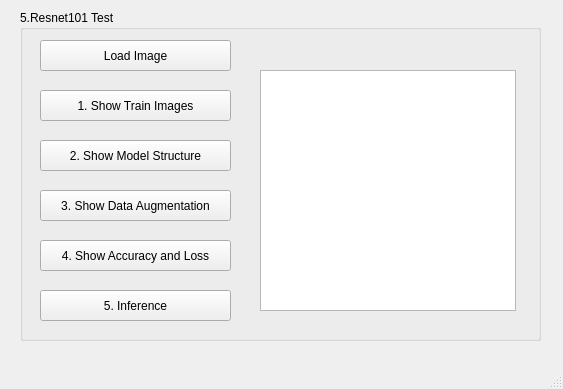
<?xml version="1.0" encoding="UTF-8"?>
<ui version="4.0">
 <class>MainWindow</class>
 <widget class="QMainWindow" name="MainWindow">
  <property name="geometry">
   <rect>
    <x>0</x>
    <y>0</y>
    <width>563</width>
    <height>389</height>
   </rect>
  </property>
  <property name="windowTitle">
   <string>MainWindow</string>
  </property>
  <widget class="QWidget" name="centralwidget">
   <widget class="QGroupBox" name="groupBox">
    <property name="geometry">
     <rect>
      <x>20</x>
      <y>10</y>
      <width>521</width>
      <height>331</height>
     </rect>
    </property>
    <property name="title">
     <string>5.Resnet101 Test</string>
    </property>
    <widget class="QPushButton" name="load">
     <property name="geometry">
      <rect>
       <x>20</x>
       <y>30</y>
       <width>191</width>
       <height>31</height>
      </rect>
     </property>
     <property name="text">
      <string>Load Image</string>
     </property>
    </widget>
    <widget class="QPushButton" name="showTrain">
     <property name="geometry">
      <rect>
       <x>20</x>
       <y>80</y>
       <width>191</width>
       <height>31</height>
      </rect>
     </property>
     <property name="text">
      <string>1. Show Train Images</string>
     </property>
    </widget>
    <widget class="QPushButton" name="showModel">
     <property name="geometry">
      <rect>
       <x>20</x>
       <y>130</y>
       <width>191</width>
       <height>31</height>
      </rect>
     </property>
     <property name="text">
      <string>2. Show Model Structure</string>
     </property>
    </widget>
    <widget class="QPushButton" name="showData">
     <property name="geometry">
      <rect>
       <x>20</x>
       <y>180</y>
       <width>191</width>
       <height>31</height>
      </rect>
     </property>
     <property name="text">
      <string>3. Show Data Augmentation</string>
     </property>
    </widget>
    <widget class="QPushButton" name="showAccuracy">
     <property name="geometry">
      <rect>
       <x>20</x>
       <y>230</y>
       <width>191</width>
       <height>31</height>
      </rect>
     </property>
     <property name="text">
      <string>4. Show Accuracy and Loss</string>
     </property>
    </widget>
    <widget class="QPushButton" name="inference">
     <property name="geometry">
      <rect>
       <x>20</x>
       <y>280</y>
       <width>191</width>
       <height>31</height>
      </rect>
     </property>
     <property name="text">
      <string>5. Inference</string>
     </property>
    </widget>
    <widget class="QGraphicsView" name="show">
     <property name="geometry">
      <rect>
       <x>240</x>
       <y>60</y>
       <width>256</width>
       <height>241</height>
      </rect>
     </property>
    </widget>
    <widget class="QLabel" name="label">
     <property name="geometry">
      <rect>
       <x>240</x>
       <y>10</y>
       <width>251</width>
       <height>31</height>
      </rect>
     </property>
     <property name="font">
      <font>
       <family>Microsoft YaHei</family>
       <pointsize>10</pointsize>
       <weight>50</weight>
       <bold>false</bold>
      </font>
     </property>
     <property name="text">
      <string/>
     </property>
    </widget>
   </widget>
  </widget>
  <widget class="QMenuBar" name="menubar">
   <property name="geometry">
    <rect>
     <x>0</x>
     <y>0</y>
     <width>563</width>
     <height>21</height>
    </rect>
   </property>
  </widget>
  <widget class="QStatusBar" name="statusbar"/>
 </widget>
 <resources/>
 <connections/>
</ui>
